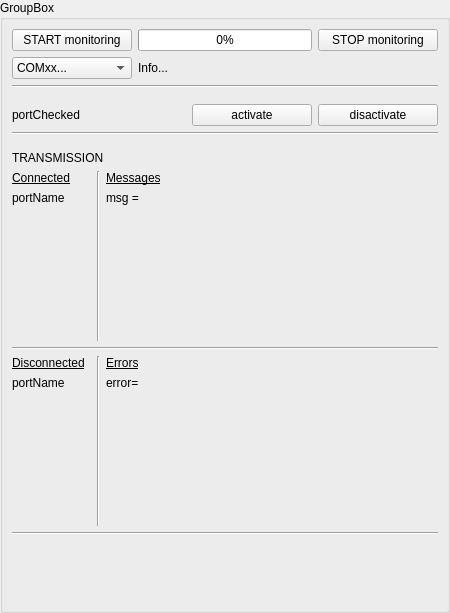
<?xml version="1.0" encoding="UTF-8"?>
<ui version="4.0">
 <class>ComPortGroup_Form</class>
 <widget class="QWidget" name="ComPortGroup_Form">
  <property name="geometry">
   <rect>
    <x>0</x>
    <y>0</y>
    <width>450</width>
    <height>613</height>
   </rect>
  </property>
  <property name="sizePolicy">
   <sizepolicy hsizetype="Fixed" vsizetype="Preferred">
    <horstretch>0</horstretch>
    <verstretch>0</verstretch>
   </sizepolicy>
  </property>
  <property name="minimumSize">
   <size>
    <width>450</width>
    <height>0</height>
   </size>
  </property>
  <property name="windowTitle">
   <string>Widget</string>
  </property>
  <layout class="QVBoxLayout" name="verticalLayout">
   <property name="leftMargin">
    <number>0</number>
   </property>
   <property name="topMargin">
    <number>0</number>
   </property>
   <property name="rightMargin">
    <number>0</number>
   </property>
   <property name="bottomMargin">
    <number>0</number>
   </property>
   <item>
    <widget class="QGroupBox" name="groupBox">
     <property name="title">
      <string>GroupBox</string>
     </property>
     <layout class="QVBoxLayout" name="verticalLayout_2">
      <item>
       <layout class="QGridLayout" name="gridLayout_1">
        <item row="3" column="0">
         <widget class="QComboBox" name="comboBox_portAvailable">
          <property name="sizePolicy">
           <sizepolicy hsizetype="Preferred" vsizetype="Fixed">
            <horstretch>0</horstretch>
            <verstretch>0</verstretch>
           </sizepolicy>
          </property>
          <item>
           <property name="text">
            <string>COMxx...</string>
           </property>
          </item>
         </widget>
        </item>
        <item row="1" column="0">
         <widget class="QPushButton" name="pButton_startMonitoring">
          <property name="sizePolicy">
           <sizepolicy hsizetype="Preferred" vsizetype="Fixed">
            <horstretch>0</horstretch>
            <verstretch>0</verstretch>
           </sizepolicy>
          </property>
          <property name="minimumSize">
           <size>
            <width>120</width>
            <height>0</height>
           </size>
          </property>
          <property name="text">
           <string>START monitoring</string>
          </property>
         </widget>
        </item>
        <item row="1" column="1">
         <widget class="QProgressBar" name="progressBar_monitoring">
          <property name="value">
           <number>0</number>
          </property>
          <property name="alignment">
           <set>Qt::AlignCenter</set>
          </property>
          <property name="invertedAppearance">
           <bool>false</bool>
          </property>
         </widget>
        </item>
        <item row="1" column="2" alignment="Qt::AlignHCenter|Qt::AlignVCenter">
         <widget class="QPushButton" name="pButton_stopMonitoring">
          <property name="sizePolicy">
           <sizepolicy hsizetype="Preferred" vsizetype="Fixed">
            <horstretch>0</horstretch>
            <verstretch>0</verstretch>
           </sizepolicy>
          </property>
          <property name="minimumSize">
           <size>
            <width>120</width>
            <height>0</height>
           </size>
          </property>
          <property name="text">
           <string>STOP monitoring</string>
          </property>
         </widget>
        </item>
        <item row="3" column="1" colspan="2">
         <widget class="QLabel" name="label_description">
          <property name="sizePolicy">
           <sizepolicy hsizetype="MinimumExpanding" vsizetype="Preferred">
            <horstretch>0</horstretch>
            <verstretch>0</verstretch>
           </sizepolicy>
          </property>
          <property name="text">
           <string>Info...</string>
          </property>
         </widget>
        </item>
       </layout>
      </item>
      <item>
       <widget class="Line" name="line">
        <property name="orientation">
         <enum>Qt::Horizontal</enum>
        </property>
       </widget>
      </item>
      <item>
       <spacer name="verticalSpacer_2">
        <property name="orientation">
         <enum>Qt::Vertical</enum>
        </property>
        <property name="sizeType">
         <enum>QSizePolicy::Fixed</enum>
        </property>
        <property name="sizeHint" stdset="0">
         <size>
          <width>20</width>
          <height>10</height>
         </size>
        </property>
       </spacer>
      </item>
      <item>
       <layout class="QHBoxLayout" name="horizontalLayout">
        <item>
         <widget class="QLabel" name="label_portChecked">
          <property name="minimumSize">
           <size>
            <width>120</width>
            <height>0</height>
           </size>
          </property>
          <property name="text">
           <string>portChecked</string>
          </property>
         </widget>
        </item>
        <item>
         <spacer name="horizontalSpacer">
          <property name="orientation">
           <enum>Qt::Horizontal</enum>
          </property>
          <property name="sizeHint" stdset="0">
           <size>
            <width>40</width>
            <height>20</height>
           </size>
          </property>
         </spacer>
        </item>
        <item>
         <widget class="QPushButton" name="pButton_connect">
          <property name="sizePolicy">
           <sizepolicy hsizetype="Fixed" vsizetype="Fixed">
            <horstretch>0</horstretch>
            <verstretch>0</verstretch>
           </sizepolicy>
          </property>
          <property name="minimumSize">
           <size>
            <width>120</width>
            <height>0</height>
           </size>
          </property>
          <property name="maximumSize">
           <size>
            <width>16777215</width>
            <height>16777215</height>
           </size>
          </property>
          <property name="text">
           <string>activate</string>
          </property>
         </widget>
        </item>
        <item>
         <widget class="QPushButton" name="pButton_disconnect">
          <property name="sizePolicy">
           <sizepolicy hsizetype="Fixed" vsizetype="Fixed">
            <horstretch>0</horstretch>
            <verstretch>0</verstretch>
           </sizepolicy>
          </property>
          <property name="minimumSize">
           <size>
            <width>120</width>
            <height>0</height>
           </size>
          </property>
          <property name="maximumSize">
           <size>
            <width>16777215</width>
            <height>16777215</height>
           </size>
          </property>
          <property name="text">
           <string>disactivate</string>
          </property>
         </widget>
        </item>
       </layout>
      </item>
      <item>
       <widget class="Line" name="line_4">
        <property name="orientation">
         <enum>Qt::Horizontal</enum>
        </property>
       </widget>
      </item>
      <item>
       <spacer name="verticalSpacer_3">
        <property name="orientation">
         <enum>Qt::Vertical</enum>
        </property>
        <property name="sizeType">
         <enum>QSizePolicy::Fixed</enum>
        </property>
        <property name="sizeHint" stdset="0">
         <size>
          <width>20</width>
          <height>10</height>
         </size>
        </property>
       </spacer>
      </item>
      <item>
       <widget class="QLabel" name="label">
        <property name="text">
         <string>TRANSMISSION</string>
        </property>
       </widget>
      </item>
      <item>
       <layout class="QGridLayout" name="gridLayout">
        <item row="1" column="3">
         <widget class="QLabel" name="label_messages">
          <property name="sizePolicy">
           <sizepolicy hsizetype="MinimumExpanding" vsizetype="Preferred">
            <horstretch>0</horstretch>
            <verstretch>0</verstretch>
           </sizepolicy>
          </property>
          <property name="minimumSize">
           <size>
            <width>0</width>
            <height>100</height>
           </size>
          </property>
          <property name="text">
           <string>msg = </string>
          </property>
          <property name="alignment">
           <set>Qt::AlignLeading|Qt::AlignLeft|Qt::AlignTop</set>
          </property>
          <property name="margin">
           <number>3</number>
          </property>
         </widget>
        </item>
        <item row="0" column="0">
         <widget class="QLabel" name="label_2">
          <property name="font">
           <font>
            <underline>true</underline>
           </font>
          </property>
          <property name="text">
           <string>Connected</string>
          </property>
         </widget>
        </item>
        <item row="1" column="0" colspan="2">
         <widget class="QLabel" name="label_portName_activated">
          <property name="minimumSize">
           <size>
            <width>50</width>
            <height>150</height>
           </size>
          </property>
          <property name="text">
           <string>portName</string>
          </property>
          <property name="alignment">
           <set>Qt::AlignLeading|Qt::AlignLeft|Qt::AlignTop</set>
          </property>
          <property name="margin">
           <number>3</number>
          </property>
         </widget>
        </item>
        <item row="2" column="0" colspan="4">
         <widget class="Line" name="line_3">
          <property name="orientation">
           <enum>Qt::Horizontal</enum>
          </property>
         </widget>
        </item>
        <item row="3" column="0">
         <widget class="QLabel" name="label_4">
          <property name="font">
           <font>
            <underline>true</underline>
           </font>
          </property>
          <property name="text">
           <string>Disconnected</string>
          </property>
         </widget>
        </item>
        <item row="0" column="3">
         <widget class="QLabel" name="label_3">
          <property name="font">
           <font>
            <underline>true</underline>
           </font>
          </property>
          <property name="text">
           <string>Messages</string>
          </property>
         </widget>
        </item>
        <item row="3" column="3">
         <widget class="QLabel" name="label_5">
          <property name="font">
           <font>
            <underline>true</underline>
           </font>
          </property>
          <property name="text">
           <string>Errors</string>
          </property>
         </widget>
        </item>
        <item row="4" column="3">
         <widget class="QLabel" name="label_errors">
          <property name="sizePolicy">
           <sizepolicy hsizetype="MinimumExpanding" vsizetype="Preferred">
            <horstretch>0</horstretch>
            <verstretch>0</verstretch>
           </sizepolicy>
          </property>
          <property name="minimumSize">
           <size>
            <width>0</width>
            <height>0</height>
           </size>
          </property>
          <property name="text">
           <string>error=</string>
          </property>
          <property name="alignment">
           <set>Qt::AlignLeading|Qt::AlignLeft|Qt::AlignTop</set>
          </property>
          <property name="margin">
           <number>3</number>
          </property>
         </widget>
        </item>
        <item row="4" column="0" colspan="2">
         <widget class="QLabel" name="label_portName_disactivated">
          <property name="minimumSize">
           <size>
            <width>50</width>
            <height>150</height>
           </size>
          </property>
          <property name="text">
           <string>portName</string>
          </property>
          <property name="alignment">
           <set>Qt::AlignLeading|Qt::AlignLeft|Qt::AlignTop</set>
          </property>
          <property name="margin">
           <number>3</number>
          </property>
         </widget>
        </item>
        <item row="3" column="2" rowspan="2">
         <widget class="Line" name="line_5">
          <property name="orientation">
           <enum>Qt::Vertical</enum>
          </property>
         </widget>
        </item>
        <item row="0" column="2" rowspan="2">
         <widget class="Line" name="line_6">
          <property name="orientation">
           <enum>Qt::Vertical</enum>
          </property>
         </widget>
        </item>
       </layout>
      </item>
      <item>
       <widget class="Line" name="line_2">
        <property name="orientation">
         <enum>Qt::Horizontal</enum>
        </property>
       </widget>
      </item>
      <item>
       <layout class="QHBoxLayout" name="hLayout_2"/>
      </item>
      <item>
       <spacer name="verticalSpacer">
        <property name="orientation">
         <enum>Qt::Vertical</enum>
        </property>
        <property name="sizeHint" stdset="0">
         <size>
          <width>20</width>
          <height>40</height>
         </size>
        </property>
       </spacer>
      </item>
     </layout>
    </widget>
   </item>
  </layout>
 </widget>
 <resources/>
 <connections/>
</ui>
